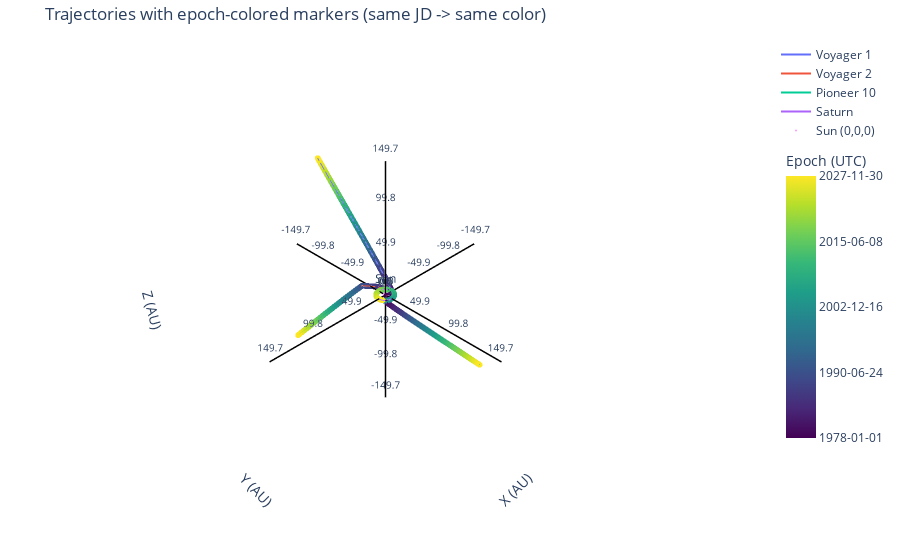

The code cell stored with this chart in its notebook:
### Code cell
df_v1 = fetch_vectors_horizons('Voyager 1', '1978-01-01', '2027-12-01', 10000)
df_v2 = fetch_vectors_horizons('Voyager 2', '1978-01-01', '2027-12-01', 10000)
df_p10 = fetch_vectors_horizons('Pioneer 10', '1978-01-01', '2027-12-01', 10000)
df_Saturn = fetch_vectors_horizons('699', '1978-01-01', '2027-12-01', 10000)
plot_3d_axes_at_origin(['Voyager 1', 'Voyager 2', 'Pioneer 10', 'Saturn'], [df_v1, df_v2, df_p10, df_Saturn])

### Figure 1 — Plotly figure (JSON) as saved in the notebook; plotly's stock layout.template omitted (floating-point values rounded to 4 significant figures; data arrays with more than 128 entries replaced by an {"elided": "..."} marker saying what was removed)
{"data": [{"hoverinfo": "name", "line": {"width": 2}, "mode": "lines", "name": "Voyager 1", "type": "scatter3d", "x": {"elided": "9116 float values"}, "y": {"elided": "9116 float values"}, "z": {"elided": "9116 float values"}}, {"hoverinfo": "name", "line": {"width": 2}, "mode": "lines", "name": "Voyager 2", "type": "scatter3d", "x": {"elided": "9116 float values"}, "y": {"elided": "9116 float values"}, "z": {"elided": "9116 float values"}}, {"hoverinfo": "name", "line": {"width": 2}, "mode": "lines", "name": "Pioneer 10", "type": "scatter3d", "x": {"elided": "9116 float values"}, "y": {"elided": "9116 float values"}, "z": {"elided": "9116 float values"}}, {"hoverinfo": "name", "line": {"width": 2}, "mode": "lines", "name": "Saturn", "type": "scatter3d", "x": {"elided": "9116 float values"}, "y": {"elided": "9116 float values"}, "z": {"elided": "9116 float values"}}, {"hoverinfo": "text+name", "marker": {"cmax": 2462000.0, "cmin": 2444000.0, "color": {"elided": "9116 float values"}, "colorbar": {"len": 0.6, "tickmode": "array", "ticktext": ["1978-01-01", "1990-06-24", "2002-12-16", "2015-06-08", "2027-11-30"], "tickvals": [2444000.0, 2448067, 2453000.0, 2457182, 2462000.0], "title": {"text": "Epoch (UTC)"}}, "colorscale": [[0, "#440154"], [0.1111, "#482878"], [0.2222, "#3e4989"], [0.3333, "#31688e"], [0.4444, "#26828e"], [0.5556, "#1f9e89"], [0.6667, "#35b779"], [0.7778, "#6ece58"], [0.8889, "#b5de2b"], [1, "#fde725"]], "opacity": 0.9, "size": 2}, "mode": "markers", "name": "Voyager 1 (epoch-colored)", "showlegend": false, "text": {"elided": "9116 str values"}, "type": "scatter3d", "x": {"elided": "9116 float values"}, "y": {"elided": "9116 float values"}, "z": {"elided": "9116 float values"}}, {"hoverinfo": "text+name", "marker": {"cmax": 2462000.0, "cmin": 2444000.0, "color": {"elided": "9116 float values"}, "colorscale": [[0, "#440154"], [0.1111, "#482878"], [0.2222, "#3e4989"], [0.3333, "#31688e"], [0.4444, "#26828e"], [0.5556, "#1f9e89"], [0.6667, "#35b779"], [0.7778, "#6ece58"], [0.8889, "#b5de2b"], [1, "#fde725"]], "opacity": 0.9, "size": 2}, "mode": "markers", "name": "Voyager 2 (epoch-colored)", "showlegend": false, "text": {"elided": "9116 str values"}, "type": "scatter3d", "x": {"elided": "9116 float values"}, "y": {"elided": "9116 float values"}, "z": {"elided": "9116 float values"}}, {"hoverinfo": "text+name", "marker": {"cmax": 2462000.0, "cmin": 2444000.0, "color": {"elided": "9116 float values"}, "colorscale": [[0, "#440154"], [0.1111, "#482878"], [0.2222, "#3e4989"], [0.3333, "#31688e"], [0.4444, "#26828e"], [0.5556, "#1f9e89"], [0.6667, "#35b779"], [0.7778, "#6ece58"], [0.8889, "#b5de2b"], [1, "#fde725"]], "opacity": 0.9, "size": 2}, "mode": "markers", "name": "Pioneer 10 (epoch-colored)", "showlegend": false, "text": {"elided": "9116 str values"}, "type": "scatter3d", "x": {"elided": "9116 float values"}, "y": {"elided": "9116 float values"}, "z": {"elided": "9116 float values"}}, {"hoverinfo": "text+name", "marker": {"cmax": 2462000.0, "cmin": 2444000.0, "color": {"elided": "9116 float values"}, "colorscale": [[0, "#440154"], [0.1111, "#482878"], [0.2222, "#3e4989"], [0.3333, "#31688e"], [0.4444, "#26828e"], [0.5556, "#1f9e89"], [0.6667, "#35b779"], [0.7778, "#6ece58"], [0.8889, "#b5de2b"], [1, "#fde725"]], "opacity": 0.9, "size": 2}, "mode": "markers", "name": "Saturn (epoch-colored)", "showlegend": false, "text": {"elided": "9116 str values"}, "type": "scatter3d", "x": {"elided": "9116 float values"}, "y": {"elided": "9116 float values"}, "z": {"elided": "9116 float values"}}, {"marker": {"size": 2}, "mode": "markers+text", "name": "Sun (0,0,0)", "text": ["Sun"], "textposition": "top center", "type": "scatter3d", "x": [0], "y": [0], "z": [0]}, {"hoverinfo": "none", "line": {"color": "black", "width": 3}, "mode": "lines", "name": "X axis", "showlegend": false, "type": "scatter3d", "x": [-149.7, 149.7], "y": [0, 0], "z": [0, 0]}, {"hoverinfo": "none", "line": {"color": "black", "width": 3}, "mode": "lines", "name": "Y axis", "showlegend": false, "type": "scatter3d", "x": [0, 0], "y": [-149.7, 149.7], "z": [0, 0]}, {"hoverinfo": "none", "line": {"color": "black", "width": 3}, "mode": "lines", "name": "Z axis", "showlegend": false, "type": "scatter3d", "x": [0, 0], "y": [0, 0], "z": [-149.7, 149.7]}, {"hoverinfo": "none", "mode": "text", "showlegend": false, "text": ["-149.7", "-99.8", "-49.9", "0.0", "49.9", "99.8", "149.7"], "textfont": {"size": 10}, "type": "scatter3d", "x": [-149.7, -99.8, -49.9, 0.0, 49.9, 99.8, 149.7], "y": [1.497, 1.497, 1.497, 1.497, 1.497, 1.497, 1.497], "z": [1.497, 1.497, 1.497, 1.497, 1.497, 1.497, 1.497]}, {"hoverinfo": "none", "mode": "text", "showlegend": false, "text": ["-149.7", "-99.8", "-49.9", "0.0", "49.9", "99.8", "149.7"], "textfont": {"size": 10}, "type": "scatter3d", "x": [1.497, 1.497, 1.497, 1.497, 1.497, 1.497, 1.497], "y": [-149.7, -99.8, -49.9, 0.0, 49.9, 99.8, 149.7], "z": [1.497, 1.497, 1.497, 1.497, 1.497, 1.497, 1.497]}, {"hoverinfo": "none", "mode": "text", "showlegend": false, "text": ["-149.7", "-99.8", "-49.9", "0.0", "49.9", "99.8", "149.7"], "textfont": {"size": 10}, "type": "scatter3d", "x": [1.497, 1.497, 1.497, 1.497, 1.497, 1.497, 1.497], "y": [1.497, 1.497, 1.497, 1.497, 1.497, 1.497, 1.497], "z": [-149.7, -99.8, -49.9, 0.0, 49.9, 99.8, 149.7]}], "layout": {"margin": {"b": 10, "l": 10, "r": 10, "t": 40}, "scene": {"aspectmode": "cube", "camera": {"center": {"x": 0, "y": 0, "z": 0}, "eye": {"x": 1.25, "y": 1.25, "z": 1.25}}, "xaxis": {"range": [-149.7, 149.7], "showbackground": false, "showgrid": false, "showline": false, "showticklabels": false, "title": {"text": "X (AU)"}}, "yaxis": {"range": [-149.7, 149.7], "showbackground": false, "showgrid": false, "showline": false, "showticklabels": false, "title": {"text": "Y (AU)"}}, "zaxis": {"range": [-149.7, 149.7], "showbackground": false, "showgrid": false, "showline": false, "showticklabels": false, "title": {"text": "Z (AU)"}}}, "title": {"text": "Trajectories with epoch-colored markers (same JD -> same color)"}}}
